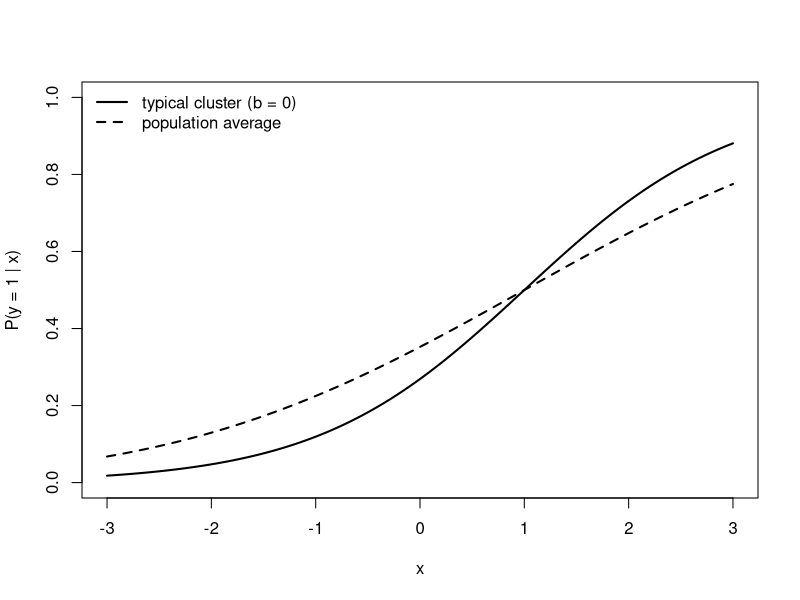

Here is the R script that generated this plot:
## ---- chunk 1
knitr::opts_chunk$set(echo = TRUE, message = FALSE, warning = FALSE)
## ---- chunk 2
(16 * sqrt(3) / (15 * pi))^2
## ---- chunk 3
library(lme4)
set.seed(2027)
m <- 2000; n_i <- 10                      # 2000 clusters of 10
beta0 <- -1; betaC <- 1; sigma_b <- 2
id <- rep(1:m, each = n_i)
x  <- rnorm(m * n_i)
b  <- rnorm(m, 0, sigma_b)[id]
y  <- rbinom(m * n_i, 1, plogis(beta0 + betaC * x + b))
d  <- data.frame(y, x, id = factor(id))
## ---- chunk 4
fit_glmm <- glmer(y ~ x + (1 | id), family = binomial, data = d)
fit_glm  <- glm(y ~ x, family = binomial, data = d)
rbind(true_conditional = c(beta0, betaC),
      glmer            = fixef(fit_glmm),
      glm_marginal     = coef(fit_glm),
      approximation    = c(beta0, betaC) / sqrt(1 + 0.346 * sigma_b^2))
## ---- chunk 5
xs <- seq(-3, 3, by = 0.05)
p_marg <- sapply(xs, function(x0)
  integrate(function(bb) plogis(beta0 + betaC * x0 + bb) * dnorm(bb, 0, sigma_b),
            -Inf, Inf)$value)
coef(lm(qlogis(p_marg) ~ xs))      # the marginal curve is close to a logistic one
plot(xs, plogis(beta0 + betaC * xs), type = "l", lwd = 2, ylim = c(0, 1),
     xlab = "x", ylab = "P(y = 1 | x)")
lines(xs, p_marg, lwd = 2, lty = 2)
legend("topleft", c("typical cluster (b = 0)", "population average"),
       lwd = 2, lty = 1:2, bty = "n")
## ---- chunk 6
sig <- c(0.5, 1, 2, 3)
cbind(sigma_b = sig, factor = 1 / sqrt(1 + 0.346 * sig^2))
